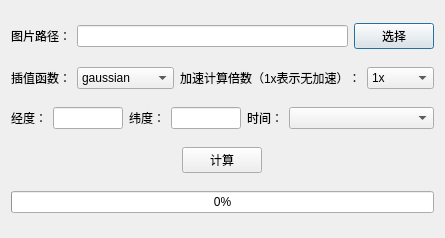
<?xml version="1.0" encoding="UTF-8"?>
<ui version="4.0">
 <class>Dialog</class>
 <widget class="QDialog" name="Dialog">
  <property name="geometry">
   <rect>
    <x>0</x>
    <y>0</y>
    <width>445</width>
    <height>238</height>
   </rect>
  </property>
  <property name="sizePolicy">
   <sizepolicy hsizetype="Expanding" vsizetype="Expanding">
    <horstretch>1</horstretch>
    <verstretch>1</verstretch>
   </sizepolicy>
  </property>
  <property name="windowTitle">
   <string>风速插值（高度）</string>
  </property>
  <layout class="QVBoxLayout" name="verticalLayout_2">
   <item>
    <layout class="QHBoxLayout" name="horizontalLayout">
     <item>
      <widget class="QLabel" name="label">
       <property name="text">
        <string>图片路径：</string>
       </property>
      </widget>
     </item>
     <item>
      <widget class="QLineEdit" name="lineEdit"/>
     </item>
     <item>
      <widget class="QPushButton" name="pushButton_2">
       <property name="text">
        <string>选择</string>
       </property>
      </widget>
     </item>
    </layout>
   </item>
   <item>
    <layout class="QHBoxLayout" name="horizontalLayout_2" stretch="0,1,0,0">
     <item>
      <widget class="QLabel" name="label_2">
       <property name="sizePolicy">
        <sizepolicy hsizetype="Fixed" vsizetype="Fixed">
         <horstretch>0</horstretch>
         <verstretch>0</verstretch>
        </sizepolicy>
       </property>
       <property name="text">
        <string>插值函数：</string>
       </property>
       <property name="alignment">
        <set>Qt::AlignRight|Qt::AlignTrailing|Qt::AlignVCenter</set>
       </property>
      </widget>
     </item>
     <item>
      <widget class="QComboBox" name="comboBox">
       <property name="enabled">
        <bool>true</bool>
       </property>
       <property name="sizePolicy">
        <sizepolicy hsizetype="Fixed" vsizetype="Fixed">
         <horstretch>0</horstretch>
         <verstretch>0</verstretch>
        </sizepolicy>
       </property>
       <property name="iconSize">
        <size>
         <width>16</width>
         <height>16</height>
        </size>
       </property>
       <item>
        <property name="text">
         <string>gaussian</string>
        </property>
       </item>
       <item>
        <property name="text">
         <string>multiquadric</string>
        </property>
       </item>
       <item>
        <property name="text">
         <string>inverse</string>
        </property>
       </item>
       <item>
        <property name="text">
         <string>linear</string>
        </property>
       </item>
       <item>
        <property name="text">
         <string>cubic</string>
        </property>
       </item>
       <item>
        <property name="text">
         <string>quintic</string>
        </property>
       </item>
       <item>
        <property name="text">
         <string>thin_plate</string>
        </property>
       </item>
      </widget>
     </item>
     <item>
      <widget class="QLabel" name="label_6">
       <property name="text">
        <string>加速计算倍数（1x表示无加速）：</string>
       </property>
      </widget>
     </item>
     <item>
      <widget class="QComboBox" name="comboBox_3">
       <item>
        <property name="text">
         <string>1x</string>
        </property>
       </item>
       <item>
        <property name="text">
         <string>2x</string>
        </property>
       </item>
       <item>
        <property name="text">
         <string>3x</string>
        </property>
       </item>
       <item>
        <property name="text">
         <string>4x</string>
        </property>
       </item>
       <item>
        <property name="text">
         <string>5x</string>
        </property>
       </item>
       <item>
        <property name="text">
         <string>6x</string>
        </property>
       </item>
       <item>
        <property name="text">
         <string>7x</string>
        </property>
       </item>
       <item>
        <property name="text">
         <string>8x</string>
        </property>
       </item>
       <item>
        <property name="text">
         <string>9x</string>
        </property>
       </item>
       <item>
        <property name="text">
         <string>10x</string>
        </property>
       </item>
       <item>
        <property name="text">
         <string>11x</string>
        </property>
       </item>
       <item>
        <property name="text">
         <string>12x</string>
        </property>
       </item>
       <item>
        <property name="text">
         <string>13x</string>
        </property>
       </item>
       <item>
        <property name="text">
         <string>14x</string>
        </property>
       </item>
       <item>
        <property name="text">
         <string>15x</string>
        </property>
       </item>
       <item>
        <property name="text">
         <string>16x</string>
        </property>
       </item>
       <item>
        <property name="text">
         <string>17x</string>
        </property>
       </item>
       <item>
        <property name="text">
         <string>18x</string>
        </property>
       </item>
       <item>
        <property name="text">
         <string>19x</string>
        </property>
       </item>
       <item>
        <property name="text">
         <string>20x</string>
        </property>
       </item>
      </widget>
     </item>
    </layout>
   </item>
   <item>
    <layout class="QHBoxLayout" name="horizontalLayout_3">
     <item>
      <widget class="QLabel" name="label_3">
       <property name="text">
        <string>经度：</string>
       </property>
      </widget>
     </item>
     <item>
      <widget class="QLineEdit" name="lineEdit_2">
       <property name="sizePolicy">
        <sizepolicy hsizetype="Expanding" vsizetype="Fixed">
         <horstretch>0</horstretch>
         <verstretch>0</verstretch>
        </sizepolicy>
       </property>
       <property name="maximumSize">
        <size>
         <width>70</width>
         <height>16777215</height>
        </size>
       </property>
      </widget>
     </item>
     <item>
      <widget class="QLabel" name="label_4">
       <property name="text">
        <string>纬度：</string>
       </property>
      </widget>
     </item>
     <item>
      <widget class="QLineEdit" name="lineEdit_3">
       <property name="sizePolicy">
        <sizepolicy hsizetype="Expanding" vsizetype="Fixed">
         <horstretch>0</horstretch>
         <verstretch>0</verstretch>
        </sizepolicy>
       </property>
       <property name="maximumSize">
        <size>
         <width>70</width>
         <height>16777215</height>
        </size>
       </property>
      </widget>
     </item>
     <item>
      <widget class="QLabel" name="label_5">
       <property name="text">
        <string>时间：</string>
       </property>
      </widget>
     </item>
     <item>
      <widget class="QComboBox" name="comboBox_2">
       <property name="sizePolicy">
        <sizepolicy hsizetype="Expanding" vsizetype="Fixed">
         <horstretch>0</horstretch>
         <verstretch>0</verstretch>
        </sizepolicy>
       </property>
       <property name="maximumSize">
        <size>
         <width>16777215</width>
         <height>16777215</height>
        </size>
       </property>
       <property name="currentIndex">
        <number>-1</number>
       </property>
      </widget>
     </item>
    </layout>
   </item>
   <item>
    <layout class="QHBoxLayout" name="horizontalLayout_4">
     <item>
      <widget class="QPushButton" name="pushButton">
       <property name="sizePolicy">
        <sizepolicy hsizetype="Fixed" vsizetype="Fixed">
         <horstretch>0</horstretch>
         <verstretch>0</verstretch>
        </sizepolicy>
       </property>
       <property name="text">
        <string>计算</string>
       </property>
       <property name="iconSize">
        <size>
         <width>16</width>
         <height>16</height>
        </size>
       </property>
      </widget>
     </item>
    </layout>
   </item>
   <item>
    <widget class="QProgressBar" name="progressBar">
     <property name="value">
      <number>0</number>
     </property>
    </widget>
   </item>
  </layout>
 </widget>
 <resources/>
 <connections/>
</ui>
